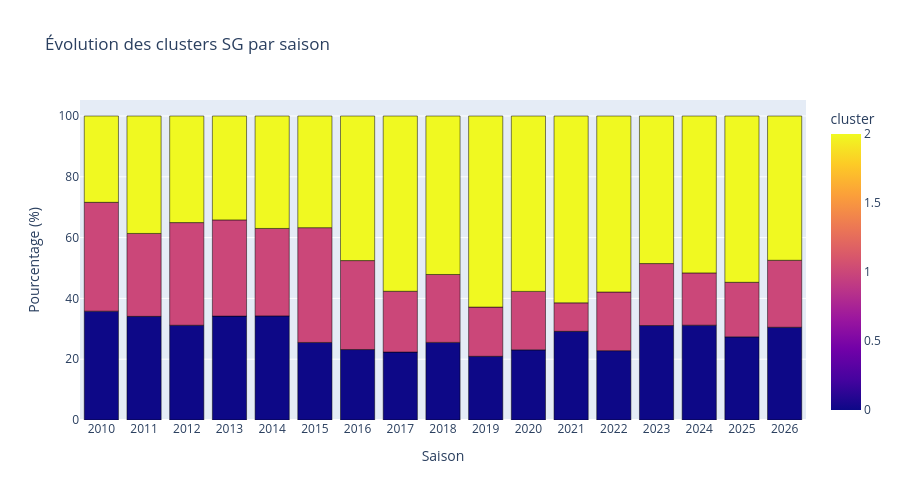

The notebook cell this image was saved under:
### Code cell
df_sg = composition[composition['pos'] == 'SG']

fig_sg = px.bar(
    df_sg,
    x='season',
    y='percent',
    color='cluster',
    hover_data={'count': True, 'percent': ':.1f', 'cluster': True, 'season': True},
    labels={'percent':'Pourcentage (%)', 'season':'Saison', 'cluster_name':'Cluster'},
    title='Évolution des clusters SG par saison',
    height=500,
    width=900
)
fig_sg.update_layout(barmode='stack', legend_title_text='Cluster')
fig_sg.update_traces(marker_line_width=0.5, marker_line_color='black')
fig_sg.show()

### Figure 1 — Plotly figure (JSON) as saved in the notebook; plotly's stock layout.template omitted (floating-point values rounded to 4 significant figures)
{"data": [{"customdata": [[29, 0], [29, 1], [23, 2], [30, 0], [24, 1], [34, 2], [24, 0], [26, 1], [27, 2], [27, 0], [25, 1], [27, 2], [25, 0], [21, 1], [27, 2], [25, 0], [37, 1], [36, 2], [19, 0], [24, 1], [39, 2], [19, 0], [17, 1], [49, 2], [24, 0], [21, 1], [49, 2], [22, 0], [17, 1], [66, 2], [18, 0], [15, 1], [45, 2], [28, 0], [9, 1], [59, 2], [26, 0], [22, 1], [66, 2], [32, 0], [21, 1], [50, 2], [29, 0], [16, 1], [48, 2], [32, 0], [21, 1], [64, 2], [18, 0], [13, 1], [28, 2]], "hovertemplate": "Saison=%{x}<br>Pourcentage (%)=%{y:.1f}<br>count=%{customdata[0]}<br>cluster=%{marker.color}<extra></extra>", "legendgroup": "", "marker": {"color": [0, 1, 2, 0, 1, 2, 0, 1, 2, 0, 1, 2, 0, 1, 2, 0, 1, 2, 0, 1, 2, 0, 1, 2, 0, 1, 2, 0, 1, 2, 0, 1, 2, 0, 1, 2, 0, 1, 2, 0, 1, 2, 0, 1, 2, 0, 1, 2, 0, 1, 2], "coloraxis": "coloraxis", "line": {"color": "black", "width": 0.5}, "pattern": {"shape": ""}}, "name": "", "orientation": "v", "showlegend": false, "textposition": "auto", "type": "bar", "x": ["2010", "2010", "2010", "2011", "2011", "2011", "2012", "2012", "2012", "2013", "2013", "2013", "2014", "2014", "2014", "2015", "2015", "2015", "2016", "2016", "2016", "2017", "2017", "2017", "2018", "2018", "2018", "2019", "2019", "2019", "2020", "2020", "2020", "2021", "2021", "2021", "2022", "2022", "2022", "2023", "2023", "2023", "2024", "2024", "2024", "2025", "2025", "2025", "2026", "2026", "2026"], "xaxis": "x", "y": [35.8, 35.8, 28.4, 34.09, 27.27, 38.64, 31.17, 33.77, 35.06, 34.18, 31.65, 34.18, 34.25, 28.77, 36.99, 25.51, 37.76, 36.73, 23.17, 29.27, 47.56, 22.35, 20.0, 57.65, 25.53, 22.34, 52.13, 20.95, 16.19, 62.86, 23.08, 19.23, 57.69, 29.17, 9.375, 61.46, 22.81, 19.3, 57.89, 31.07, 20.39, 48.54, 31.18, 17.2, 51.61, 27.35, 17.95, 54.7, 30.51, 22.03, 47.46], "yaxis": "y"}], "layout": {"barmode": "stack", "coloraxis": {"colorbar": {"title": {"text": "cluster"}}, "colorscale": [[0, "#0d0887"], [0.1111, "#46039f"], [0.2222, "#7201a8"], [0.3333, "#9c179e"], [0.4444, "#bd3786"], [0.5556, "#d8576b"], [0.6667, "#ed7953"], [0.7778, "#fb9f3a"], [0.8889, "#fdca26"], [1, "#f0f921"]]}, "height": 500, "legend": {"title": {"text": "Cluster"}, "tracegroupgap": 0}, "title": {"text": "Évolution des clusters SG par saison"}, "width": 900, "xaxis": {"anchor": "y", "domain": [0, 1], "title": {"text": "Saison"}}, "yaxis": {"anchor": "x", "domain": [0, 1], "title": {"text": "Pourcentage (%)"}}}}
